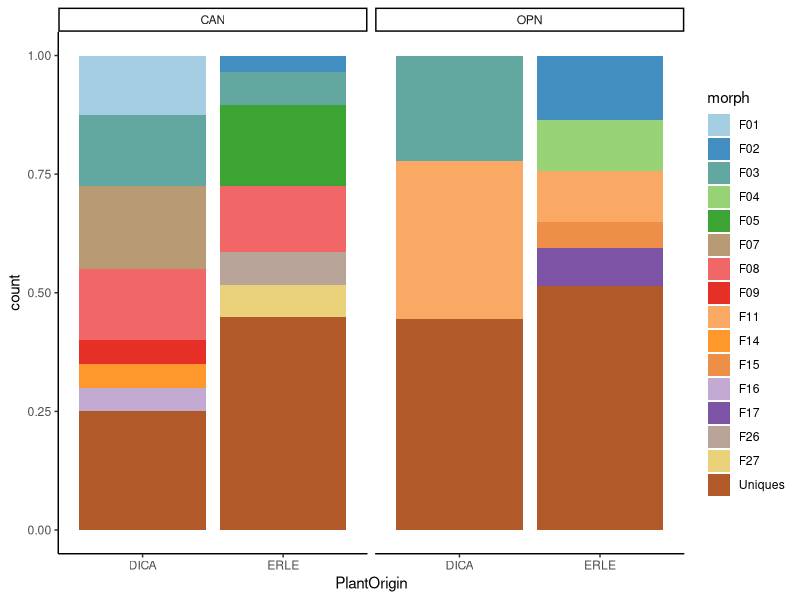
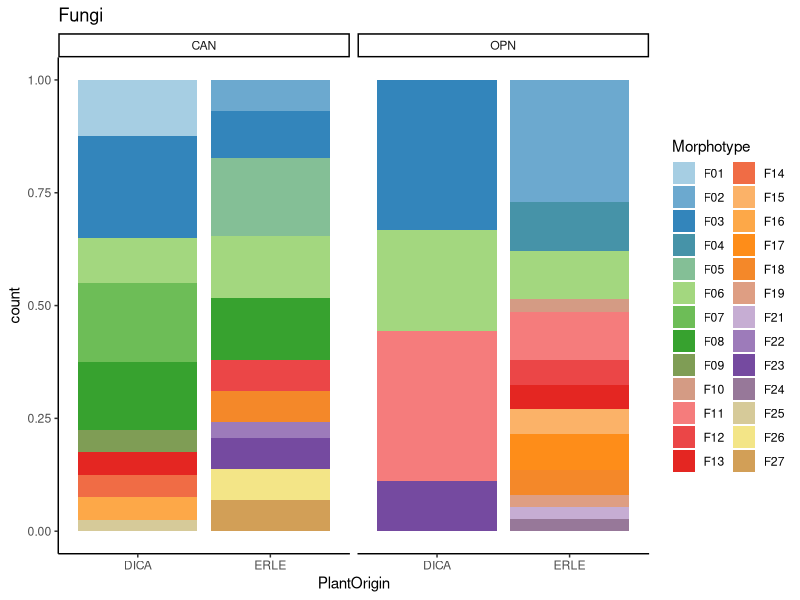

Source code (R) for these figures, in order: (Note: this script raises an error after producing the figures.)
#Monsoon Endophyte Culture Collection

#Stacked Bar Plots
#Taylor Portman
#20OCT22

#Read in libraries
library(dplyr)
library(ggplot2)
library(RColorBrewer)

#Set workind directory
setwd("/Volumes/GoogleDrive/My Drive/projects/MastersThesis/R/SRER_FieldExperiment")

#Read in data
dat<-read.csv("data_clean/MonsoonMorphotypes_Clean.csv")
fungi<-read.csv("data_clean/FungalMorph_Clean.csv")
bac<-read.csv("data_clean/BacteriaMorph_Clean.csv")

#Figure save file path
figures= 'MonsoonEndophyte_CultureCollection/figures'
# Fungi: Stacked Bar ------------------------------------------------------

cols<-27
my.colors1<- colorRampPalette(brewer.pal(12, "Paired"))(cols)

fig1<-ggplot(fungi,aes(PlantOrigin, fill=Morphotype))+
  geom_bar(position="fill")+
  facet_wrap(~Plot)+
  scale_fill_manual(values= my.colors1)+
  theme_classic()+
  labs(title= "Fungi")
#Save to figures folder
fileName = paste(figures, 'StackedBar_MonsoonFungi.png',sep = '/')
ggsave(fileName, fig1, dpi = 800,width= 18, height=12, units=c('cm'))


cols<-16
my.colors<- colorRampPalette(brewer.pal(12, "Paired"))(cols)

ggplot(fungi ,aes(PlantOrigin, fill=morph))+
  geom_bar(position="fill")+
  facet_wrap(~Plot)+
  scale_fill_manual(values= my.colors)+
  theme_classic()
#Save to figures folder
fileName = paste(figures, 'StackedBar_MonsoonFungi_combUniques.png',sep = '/')
ggsave(fileName, fig2, dpi = 800,width= 18, height=12, units=c('cm'))

# Bacteria: Stacked Bar ---------------------------------------------------
cols<-45
my.colors2<- colorRampPalette(brewer.pal(12, "Paired"))(cols)

fig1<-ggplot(bac,aes(PlantOrigin, fill=Morphotype))+
  geom_bar(position=)+
  facet_wrap(~Plot)+
  scale_fill_manual(values= my.colors2)+
  theme_classic()+
  labs(title="Bacteria")
#Save to figures folder
fileName = paste(figures, 'StackedBar_MonsoonBacteria.png',sep = '/')
ggsave(fileName, fig1, dpi = 800,width= 18, height=12, units=c('cm'))

cols<-22
my.colors3<- colorRampPalette(brewer.pal(12, "Paired"))(cols)

fig2<-ggplot(bac,aes(PlantOrigin, fill=morph))+
  geom_bar(position="fill")+
  facet_wrap(~Plot)+
  scale_fill_manual(values= my.colors3)+
  theme_classic()+
  labs(title="Bacteria")
#Save to figures folder
fileName = paste(figures, 'StackedBar_MonsoonBacteria_combUniques.png',sep = '/')
ggsave(fileName, fig2, dpi = 800,width= 18, height=12, units=c('cm'))


